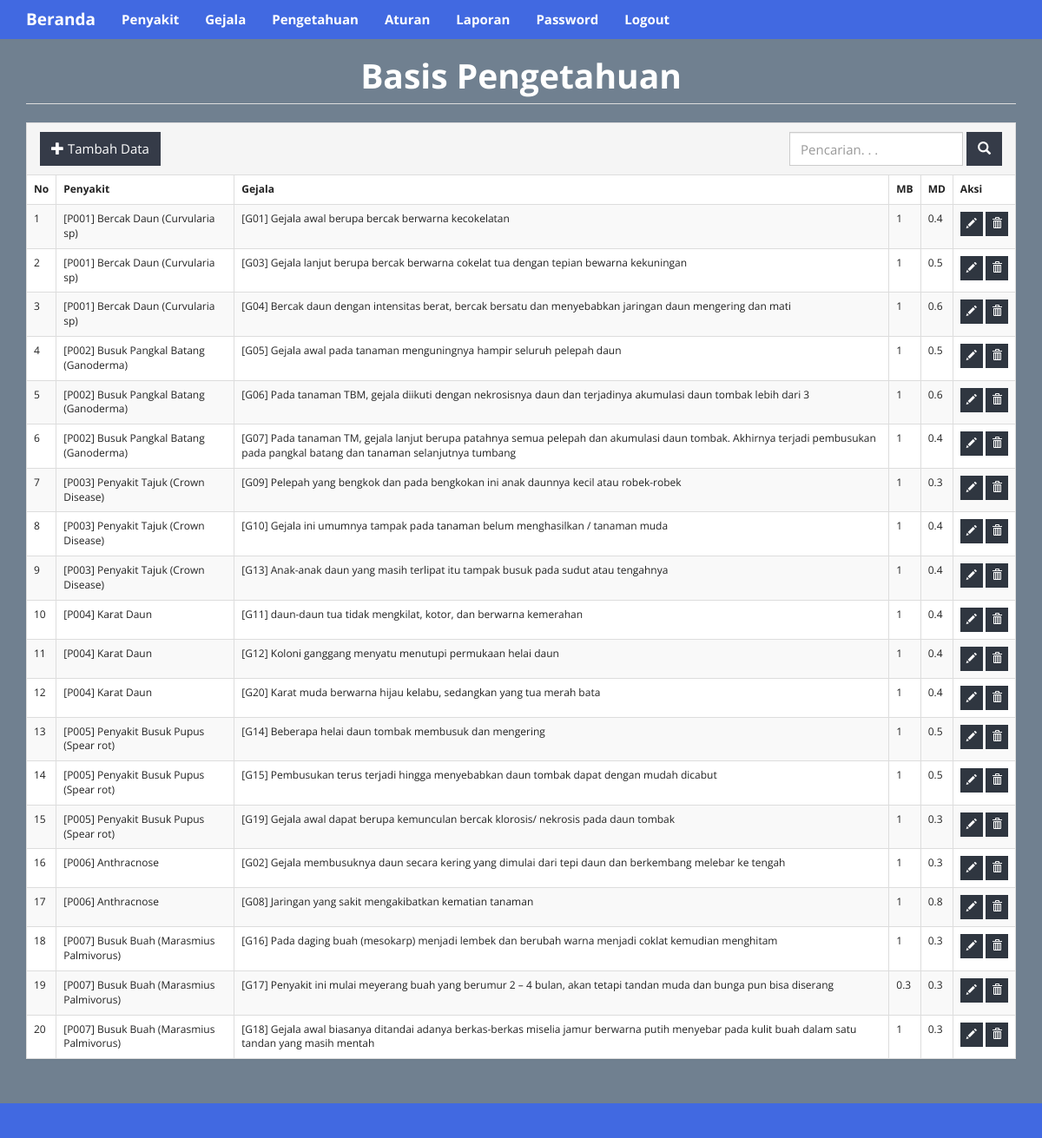
Page /index.php?m=relasi (signed in) on the committed database.
### tables this page shows
CREATE TABLE `tb_relasi` (
  `ID` int(11) NOT NULL,
  `kode_diagnosa` varchar(16) DEFAULT NULL,
  `kode_gejala` varchar(16) DEFAULT NULL,
  `mb` double DEFAULT NULL,
  `md` double DEFAULT NULL
);

CREATE TABLE `tb_diagnosa` (
  `kode_diagnosa` varchar(16) NOT NULL,
  `nama_diagnosa` varchar(255) DEFAULT NULL,
  `solusi` text NOT NULL,
  `penyebab` text NOT NULL
);

CREATE TABLE `tb_gejala` (
  `kode_gejala` varchar(16) NOT NULL,
  `nama_gejala` varchar(255) DEFAULT NULL,
  `keterangan` text DEFAULT NULL
);

### functions.php (called while the page is built, shortened)
<?php
$config["server"]='localhost';
$config["username"]='user';
$config["password"]='password';
$config["database_name"]='spforwardcf3';
include'includes/db.php';
$db = new DB($config['server'], $config['username'], $config['password'], $config['database_name']);
include'includes/general.php';

### includes/general.php (called while the page is built, shortened)
<?php
function esc_field($str){
    if (@!get_magic_quotes_gpc())
        return addslashes($str);
    else
        return $str;
}

### includes/db.php (called while the page is built, shortened)
<?php
class DB{
    var $conn = null;
    public function __construct($host, $username, $passwd, $dbname){
        $this->conn = mysqli_connect($host, $username, $passwd, $dbname);
    }
    public function query($sql){
        $query = mysqli_query($this->conn, $sql) or die('<pre>Error mysqli_query: ' . mysqli_error($this->conn) . '<br />' . $sql . '</pre>');
        return $query;
    }
    public function get_results($sql){
        $query = $this->query($sql);
        $arr = array();
        while($row = mysqli_fetch_object($query)){
            $arr[] = $row;
        }
        return $arr;
    }
}

### relasi.php (the view, shortened to what this page needs)
<body class="latar">
<div class="page-header">
    <h1 style="color: #fff;" align="center"><b>Basis Pengetahuan</b></h1>
</div>
<div class="panel panel-default">
    <div class="panel-heading" align="right">
        <form class="form-inline">
            <div class="form-group">
                <input class="form-control" type="text" placeholder="Pencarian. . ." name="q" value="<?=@$_GET['q']?>" />
            </div>
            <div class="form-group">
                <button class="btn tambah"><span class="glyphicon glyphicon-search"></span></button>
            </div>
            <span class="pull-left">
            <div class="form-group">
                <a class="btn tambah" href="?m=relasi_tambah"><span class="glyphicon glyphicon-plus"></span> Tambah Data</a>
            </div></span>
        </form>
    </div>
    <div class="table-responsive">
        <table class="table table-bordered table-hover table-striped">
            <thead><tr class="nw">
                <th>No</th>
                <th>Penyakit</th>
                <th>Gejala</th>
                <th>MB</th>
                <th>MD</th>
                <th>Aksi</th>
            </tr></thead>
            <?php
            $q = esc_field(@$_GET['q']);
            $rows = $db->get_results("SELECT r.ID, r.kode_gejala, d.kode_diagnosa, r.mb, r.md, g.nama_gejala, d.nama_diagnosa
                FROM tb_relasi r INNER JOIN tb_diagnosa d ON d.`kode_diagnosa`=r.`kode_diagnosa` INNER JOIN tb_gejala g ON g.`kode_gejala`=r.`kode_gejala`
                WHERE r.kode_gejala LIKE '%$q%'
                    OR r.kode_diagnosa LIKE '%$q%'
                    OR g.nama_gejala LIKE '%$q%'
                    OR d.nama_diagnosa LIKE '%$q%'
                ORDER BY r.kode_diagnosa, r.kode_gejala");
            $no=0;
            foreach($rows as $row):?>
            <tr>
                <td><?=++$no ?></td>
                <td>[<?=$row->kode_diagnosa . '] ' . $row->nama_diagnosa?></td>
                <td>[<?=$row->kode_gejala . '] ' . $row->nama_gejala?></td>
                <td><?=$row->mb?></td>
                <td><?=$row->md?></td>
                <td class="nw">
                    <a class="btn btn-xs edit" href="?m=relasi_ubah&ID=<?=$row->ID?>"><span class="glyphicon glyphicon-pencil"></span></a>
                    <a class="btn btn-xs edit" href="aksi.php?act=relasi_hapus&ID=<?=$row->ID?>" onclick="return confirm('Hapus data?')"><span class="glyphicon glyphicon-trash"></span></a>
                </td>
            </tr>
            <?php endforeach;?>
        </table>
    </div>
</div>

### assets/css/general.css (style rules this page uses)
html { position: relative; min-height: 100%; }
body { margin-bottom: 70px; }
.nw { white-space: nowrap; }
.page-header { margin-top: 0; padding-bottom: 0; }
.page-header h1 { margin-top: 0; }

### index.php (style rules this page uses)
.tambah { background-color: #e67e22; color: #fff; }
.edit { background-color: #3498db; color: #fff; }
.latar { background-color: #708090 ; }
.tambah { background-color: #353b48; }
.edit { background-color: #2f3640; }

### rows in the picture
tb_relasi: kode_diagnosa.kode_diagnosa "P001", kode_diagnosa.nama_diagnosa "Bercak Daun (Curvularia sp)", kode_gejala "G01", kode_gejala.nama_gejala "Gejala awal berupa bercak berwarna kecokelatan", mb "1", md "0.4"
tb_relasi: kode_diagnosa.kode_diagnosa "P001", kode_diagnosa.nama_diagnosa "Bercak Daun (Curvularia sp)", kode_gejala "G03", kode_gejala.nama_gejala "Gejala lanjut berupa bercak berwarna cokelat tua dengan tepian bewarna kekuningan", mb "1", md "0.5"
tb_relasi: kode_diagnosa.kode_diagnosa "P001", kode_diagnosa.nama_diagnosa "Bercak Daun (Curvularia sp)", kode_gejala "G04", kode_gejala.nama_gejala "Bercak daun dengan intensitas berat, bercak bersatu dan menyebabkan jaringan daun mengering dan mati", mb "1", md "0.6"
tb_relasi: kode_diagnosa.kode_diagnosa "P002", kode_diagnosa.nama_diagnosa "Busuk Pangkal Batang (Ganoderma)", kode_gejala "G05", kode_gejala.nama_gejala "Gejala awal pada tanaman menguningnya hampir seluruh pelepah daun", mb "1", md "0.5"
tb_relasi: kode_diagnosa.kode_diagnosa "P002", kode_diagnosa.nama_diagnosa "Busuk Pangkal Batang (Ganoderma)", kode_gejala "G06", kode_gejala.nama_gejala "Pada tanaman TBM, gejala diikuti dengan nekrosisnya daun dan terjadinya akumulasi daun tombak lebih dari 3", mb "1", md "0.6"
tb_relasi: kode_diagnosa.kode_diagnosa "P002", kode_diagnosa.nama_diagnosa "Busuk Pangkal Batang (Ganoderma)", kode_gejala "G07", kode_gejala.nama_gejala "Pada tanaman TM, gejala lanjut berupa patahnya semua pelepah dan akumulasi daun tombak. Akhirnya terjadi pembusukan pada pangkal batang dan tanaman selanjutnya tumbang", mb "1", md "0.4"
tb_relasi: kode_diagnosa.kode_diagnosa "P003", kode_diagnosa.nama_diagnosa "Penyakit Tajuk (Crown Disease)", kode_gejala "G09", kode_gejala.nama_gejala "Pelepah yang bengkok dan pada bengkokan ini anak daunnya kecil atau robek-robek", mb "1", md "0.3"
tb_relasi: kode_diagnosa.kode_diagnosa "P003", kode_diagnosa.nama_diagnosa "Penyakit Tajuk (Crown Disease)", kode_gejala "G10", kode_gejala.nama_gejala "Gejala ini umumnya tampak pada tanaman belum menghasilkan / tanaman muda", mb "1", md "0.4"
tb_relasi: kode_diagnosa.kode_diagnosa "P003", kode_diagnosa.nama_diagnosa "Penyakit Tajuk (Crown Disease)", kode_gejala "G13", kode_gejala.nama_gejala "Anak-anak daun yang masih terlipat itu tampak busuk pada sudut atau tengahnya", mb "1", md "0.4"
tb_relasi: kode_diagnosa.kode_diagnosa "P004", kode_diagnosa.nama_diagnosa "Karat Daun", kode_gejala "G11", kode_gejala.nama_gejala "daun-daun tua tidak mengkilat, kotor, dan berwarna kemerahan", mb "1", md "0.4"
tb_relasi: kode_diagnosa.kode_diagnosa "P004", kode_diagnosa.nama_diagnosa "Karat Daun", kode_gejala "G12", kode_gejala.nama_gejala "Koloni ganggang menyatu menutupi permukaan helai daun", mb "1", md "0.4"
tb_relasi: kode_diagnosa.kode_diagnosa "P004", kode_diagnosa.nama_diagnosa "Karat Daun", kode_gejala "G20", kode_gejala.nama_gejala "Karat muda berwarna hijau kelabu, sedangkan yang tua merah bata", mb "1", md "0.4"
tb_relasi: kode_diagnosa.kode_diagnosa "P005", kode_diagnosa.nama_diagnosa "Penyakit Busuk Pupus (Spear rot)", kode_gejala "G14", kode_gejala.nama_gejala "Beberapa helai daun tombak membusuk dan mengering", mb "1", md "0.5"
tb_relasi: kode_diagnosa.kode_diagnosa "P005", kode_diagnosa.nama_diagnosa "Penyakit Busuk Pupus (Spear rot)", kode_gejala "G15", kode_gejala.nama_gejala "Pembusukan terus terjadi hingga menyebabkan daun tombak dapat dengan mudah dicabut", mb "1", md "0.5"
tb_relasi: kode_diagnosa.kode_diagnosa "P005", kode_diagnosa.nama_diagnosa "Penyakit Busuk Pupus (Spear rot)", kode_gejala "G19", kode_gejala.nama_gejala "Gejala awal dapat berupa kemunculan bercak klorosis/ nekrosis pada daun tombak", mb "1", md "0.3"
tb_relasi: kode_diagnosa.kode_diagnosa "P006", kode_diagnosa.nama_diagnosa "Anthracnose", kode_gejala "G02", kode_gejala.nama_gejala "Gejala membusuknya daun secara kering yang dimulai dari tepi daun dan berkembang melebar ke tengah", mb "1", md "0.3"
tb_relasi: kode_diagnosa.kode_diagnosa "P006", kode_diagnosa.nama_diagnosa "Anthracnose", kode_gejala "G08", kode_gejala.nama_gejala "Jaringan yang sakit mengakibatkan kematian tanaman", mb "1", md "0.8"
tb_relasi: kode_diagnosa.kode_diagnosa "P007", kode_diagnosa.nama_diagnosa "Busuk Buah (Marasmius Palmivorus)", kode_gejala "G16", kode_gejala.nama_gejala "Pada daging buah (mesokarp) menjadi lembek dan berubah warna menjadi coklat kemudian menghitam", mb "1", md "0.3"
tb_relasi: kode_diagnosa.kode_diagnosa "P007", kode_diagnosa.nama_diagnosa "Busuk Buah (Marasmius Palmivorus)", kode_gejala "G17", kode_gejala.nama_gejala "Penyakit ini mulai meyerang buah yang berumur 2 – 4 bulan, akan tetapi tandan muda dan bunga pun bisa diserang", mb "0.3", md "0.3"
tb_relasi: kode_diagnosa.kode_diagnosa "P007", kode_diagnosa.nama_diagnosa "Busuk Buah (Marasmius Palmivorus)", kode_gejala "G18", kode_gejala.nama_gejala "Gejala awal biasanya ditandai adanya berkas-berkas miselia jamur berwarna putih menyebar pada kulit buah dalam satu tandan yang masih mentah", mb "1", md "0.3"
